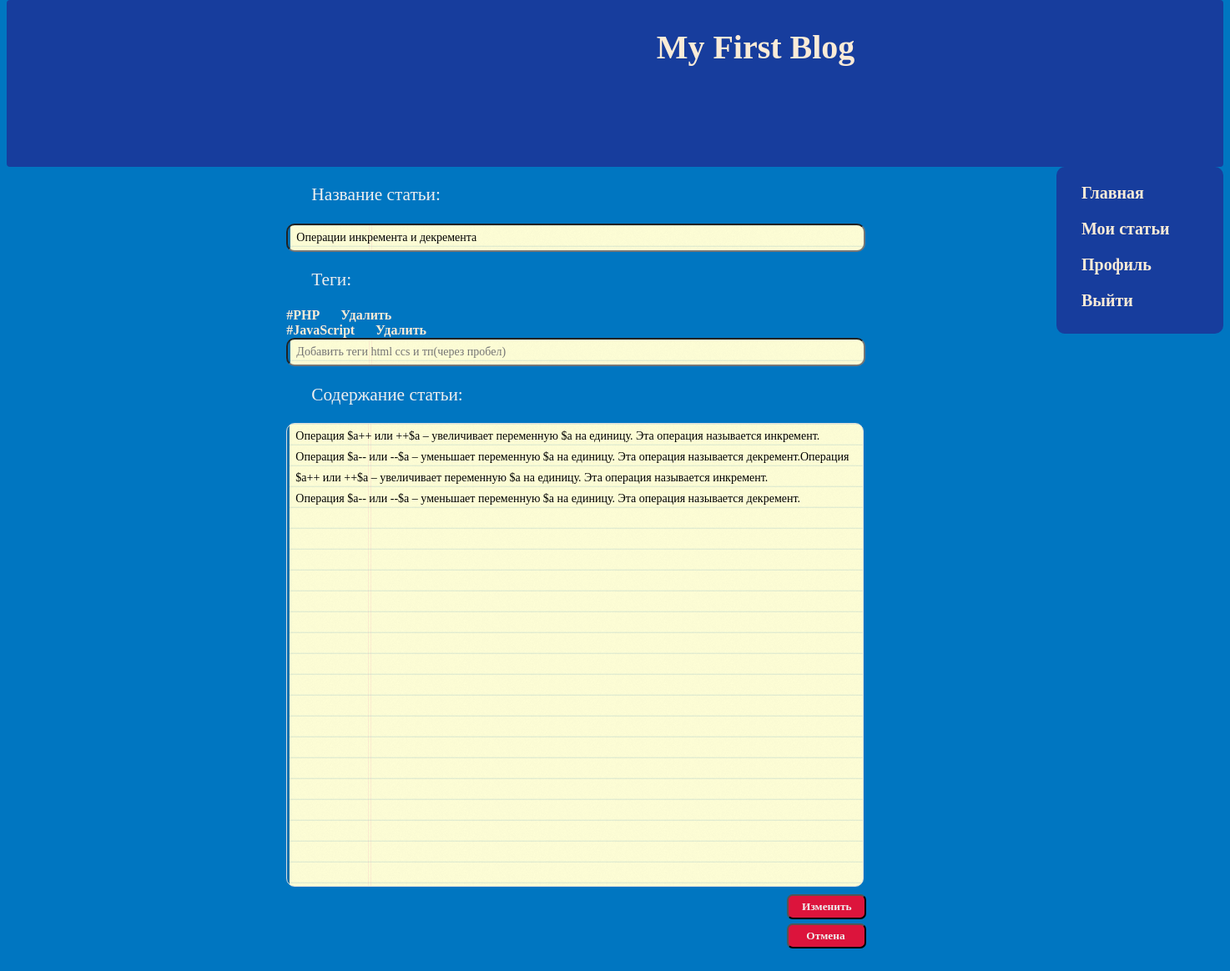
The app's page /change/11 (signed in) with its own data.
### tables this page shows
CREATE TABLE `article` (
  `id` int(11) NOT NULL,
  `title` text NOT NULL,
  `date` timestamp NOT NULL DEFAULT CURRENT_TIMESTAMP,
  `short_content` text NOT NULL,
  `content` text NOT NULL,
  `author_id` varchar(11) NOT NULL,
  `author_name` varchar(20) NOT NULL
);

CREATE TABLE `tags` (
  `id` int(11) NOT NULL,
  `title` varchar(20) NOT NULL
);

### config/routes.php (called while the page is built)
<?php
return array(
    "" => "article/index/1",
    "([0-9]+)" => "article/index/$1",
    "bytags/([0-9]+)" => "article/bytag/$1/1",
    "article/([0-9]+)" => "article/single/$1",
    "myarticles" => "redactor/articles",
    "myarticles/add" => "redactor/add",
    "myarticles/delete/([0-9]+)" => "redactor/delete/$1",
    "myarticles/delete/tag/([0-9]+)/([0-9]+)" => "redactor/delete_tag/$1/$2",
    "change/([0-9]+)" => "redactor/change/$1",
    "login" => "auth/login",
    "register" => "auth/registration",
    "myprofile" => "Profile/Profile"
);

### index.php (called while the page is built, shortened)
<?php
require_once(ROOT.'/components/Router.php');
require_once(ROOT.'/components/db.php');
$router = new Router();
$router->run();

### components/db.php (called while the page is built, shortened)
<?php
class Db {
    public static function getConnection() {
        $paramsPath = ROOT . '/config/db_params.php';
        $params = include($paramsPath);
        $db = new PDO("mysql:host={$params['host']};dbname={$params['db_name']}", $params['user'], $params['password']);
        return $db;
    }
    static function get_result($query) {
        $db = self::getConnection();
        $tmp = $db->query($query);
        $tmp->setFetchMode(PDO::FETCH_ASSOC);
        return $result = $tmp->fetch();
    }
    public static function get_results($query) {
        $db = self::getConnection();
        $tmp = $db->query($query);
        $result = [];
        $tmp->setFetchMode(PDO::FETCH_ASSOC);
        while ($row = $tmp->fetch()) {
            $result[] = $row;
        }
        return $result;
    }
}

### models/Redactor.php (the view, shortened to what this page needs)
<?php
class Redactor {
    public static function changeArticle($id, $checkAuth) {
        $URL = URL;
        $tagList = "<span id='tags'>";
        $article = Db::get_result("SELECT title, content FROM article WHERE id = '$id'");
        $routes = Db::get_results("SELECT * FROM `routes` WHERE post_id = '$id'");
        if ($routes != NULL) {
            foreach ($routes as $route) {
                $tagArr = Db::get_results("SELECT * FROM `tags` WHERE id = $route[tag_id]");
                foreach ($tagArr as $tag) {
                    $tagList .= "<a class =\"a\" href=\"$URL/bytags/$tag[id]\">$tag[title]</a><a class =\"a\" href=\"$URL/myarticles/delete/tag/$id/$tag[id]\">Удалить</a>";
                }
               $tagList .= "</span><br>";
            }
        }
        return [$article, $tagList];
    }
}

### components/Router.php (shortened to what this page needs)
<?php
class Router {
    private $routes;
    public function __construct() {
        $routesPath = ROOT . '/config/routes.php';
        $this->routes = include($routesPath);
    }
    private function getURI() {
        if (!empty($_SERVER['REQUEST_URI'])) {
            return trim($_SERVER['REQUEST_URI'], '/');
        }
    }
    private function checkAuth() {
        if (!isset($_SESSION['session_username'])) {
            $auth['enterned'] = 'form/formLogin.php';
            $auth['comment'] = 'form/noComment.php';
        } else {
            $auth['enterned'] = 'form/formEntered.php';
            $auth['comment'] = 'form/formComment.php';
        }
        return $auth;
    }
    public function run() {
        $checkAuth = $this->checkAuth();
        $uri = $this->getURI();
        foreach ($this->routes as $uriPattern => $path) {
            if (preg_match("#^$uriPattern$#", $uri)) {
                $interalRoute = preg_replace("#^$uriPattern$#", $path, $uri);
                $segments = explode("/", $interalRoute);
                $controllerName = ucfirst(array_shift($segments)) . "Controller";
                $methodName = 'method' . ucfirst(array_shift($segments));
                $params = $segments;
                $params[] = $checkAuth;
                $controllerObject = new $controllerName;
                $result = call_user_func_array(array($controllerObject, $methodName), $params);
            }
        }
    }
}

### views/ChangeArticle.php (shortened to what this page needs)
<?php
require_once "form/nav.php";
?>
</div>
</nav>
<article id ="container">
    <div>
        <form action='' method='POST' class="redactor">
            <p class='title'><label>Название статьи:</label></p>
            <input class='titleForm' type='text' name ='title' value="<?= $article['title']; ?>">
            <p class='title'><label>Теги:</label></p>
            <?= $tagList; ?>
            <input class='titleForm' type='text' name ='tags' placeholder='Добавить теги html ccs и тп(через пробел)' value="">
            <p class='title'><label>Содержание статьи:</label></p>
            <textarea class='textarea' name='content'><?= $article['content']; ?></textarea>
            <input type='submit' name='add' class='subAdd' value="Изменить">
            <button type="submit" class="subAdd" name="submit"><a class="bRed" href="<?= URL . '/myarticles'; ?>">Отмена</a></button>
        </form>
    </div>
</article>
<?php require_once 'form/footer.php'; ?>

### template/styleIndex.css (style rules this page uses)
body { background: #0076c1; }
#container { width: 100%; margin: 0 auto; border: solid #efefef 0px; margin-left: 23%; }
a { text-decoration: none; color: black; font-weight: bold; margin-right: 25px; }
p { text-indent: 30px; font-family: Helvetica; }
.a { text-decoration: none; color: AntiqueWhite; }
.redactor { width: 950px; height: 1000px; }
.title { font-size: 16pt; font-family: SEGOE PRINT; color: #efefef; text-align: left; }
.titleForm { background: url(images/line.png); width: 670px; height: 26px; border-radius: 10px; font: normal 14px verdana; padding: 2px 10px; clear: both; }
.textarea { background: url(images/line.png) repeat-y; width: 670px; height: 550px; border-radius: 10px; border: solid 1px #ddd; font-family: verdana; font-size: 14pt; resize: none; font: normal 14px verdana; line-height: 25px; padding: 2px 10px; }
.subAdd { height: 30px; width: 95px; margin-top: 5px; border-radius: 7px; background: Crimson; color: #efefef; margin-left: 600px; font-weight: bold; font-family: COMIC SANS MS; }
.bRed { margin-left: 15px; color: #efefef; }
#tags { clear: both; }

### records on screen
article: title "Операции инкремента и декремента", content "Операция $a++ или ++$a – увеличивает переменную $a на единицу. Эта операция называется инкремент. Операция $a-- или --$a – уменьшает переменную $a на единицу. Эта операция называется декремент.Операция $a++ или ++$a – увеличивает переменную $a на единицу. Эта операция называется инкремент. Операция $a-- или --$a – уменьшает переменную $a на единицу. Эта операция называется декремент."
tags: title "#PHP"
tags: title "#JavaScript"
